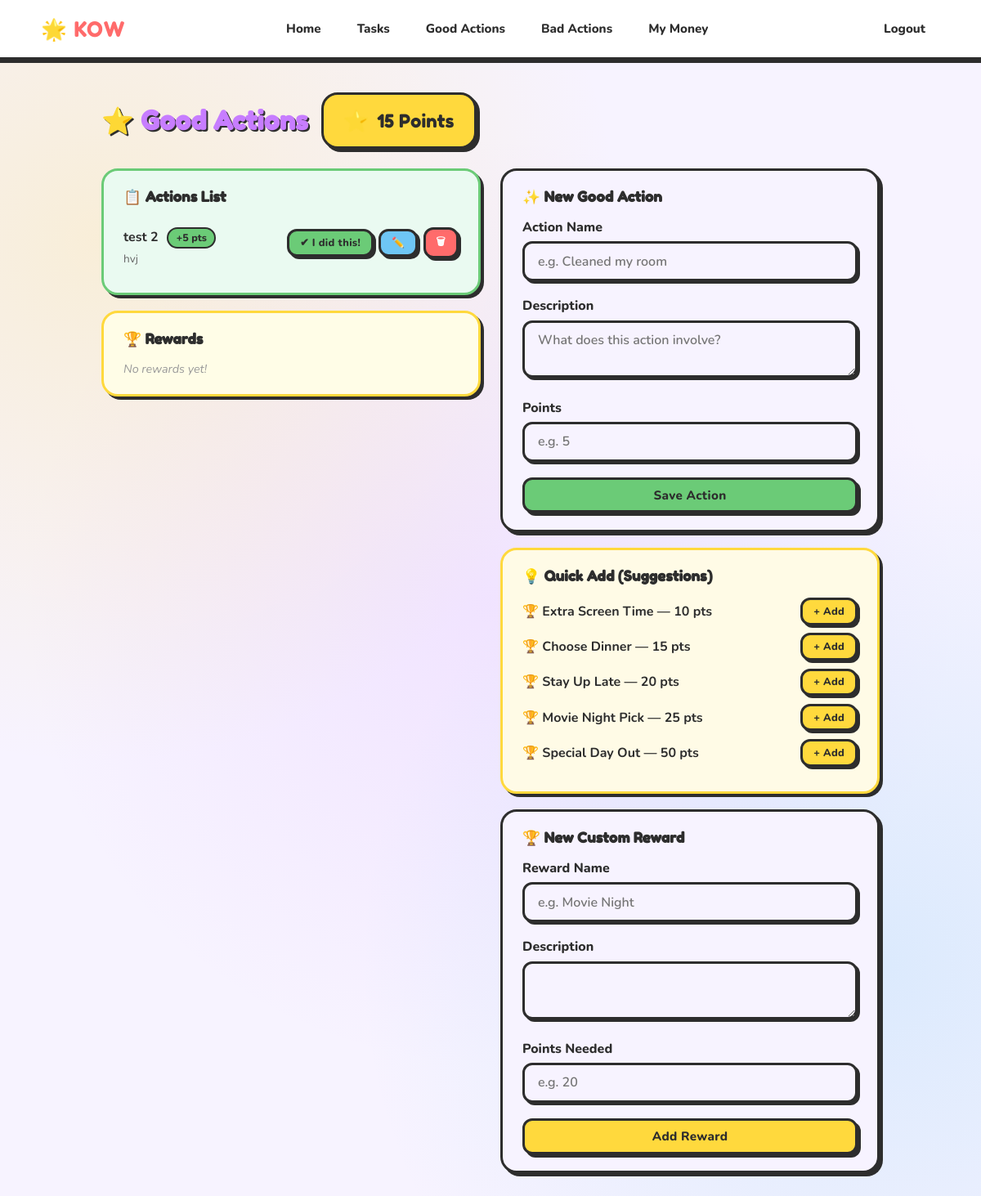
Page /goodactions (signed in) on the earlier database version.
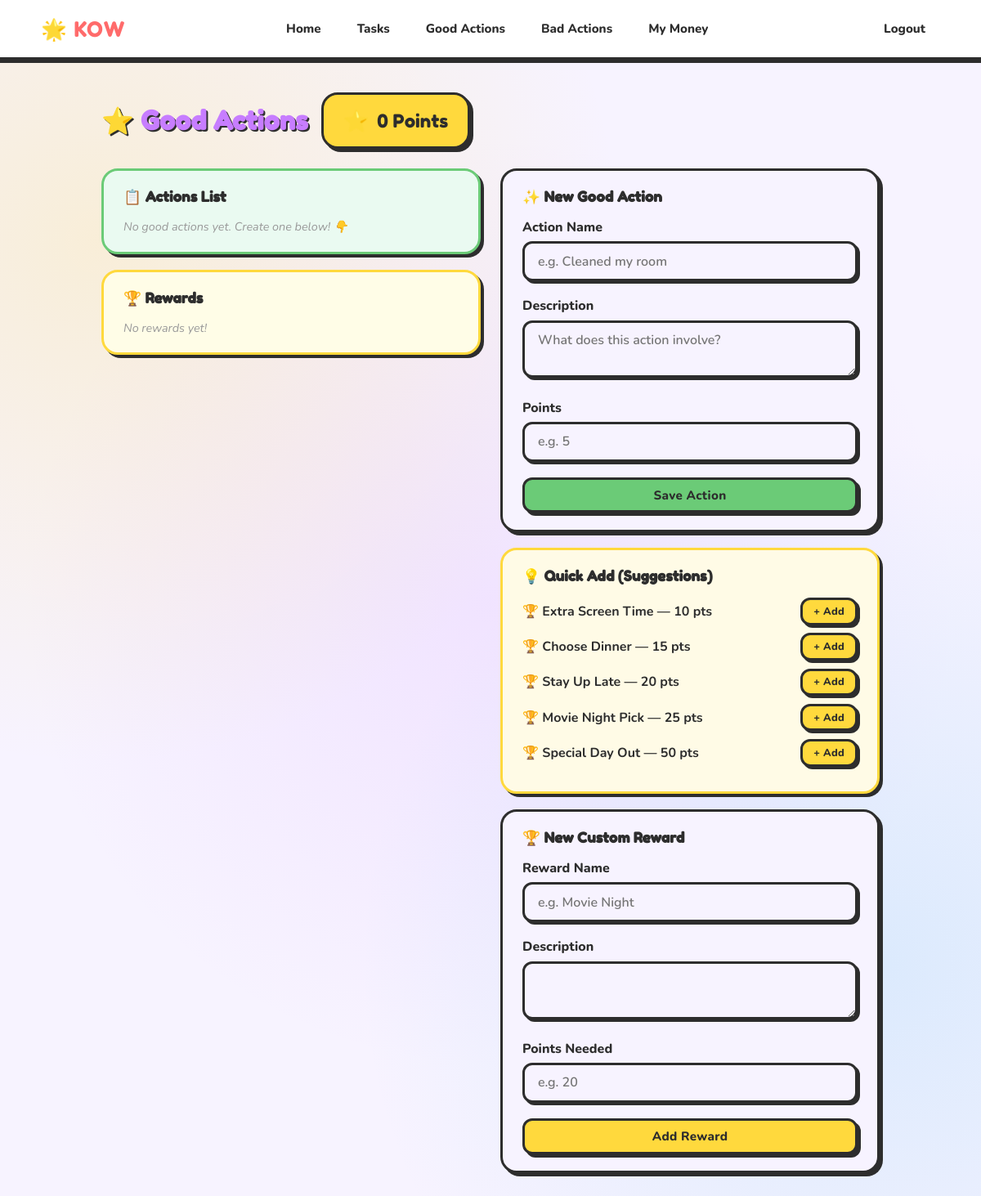
Same page on the later database version.
### app/models.py (models this page shows, shortened)
class User(db.Model, UserMixin):
    __tablename__ = 'user'
    id = db.Column(db.Integer, primary_key=True)
    username = db.Column(db.String(20), unique=True, nullable=False)
    email = db.Column(db.String(120), unique=True, nullable=False)
    image_file = db.Column(db.String(20), nullable=False, default='default.jpg')
    password = db.Column(db.String(60), nullable=False)
    role = db.Column(db.String(10), nullable=False, default='child')  # 'parent' or 'child'
    parent_id = db.Column(db.Integer, db.ForeignKey('user.id'), nullable=True)
    points = db.Column(db.Integer, nullable=False, default=0)
    crosses = db.Column(db.Integer, nullable=False, default=0)
    tasks = db.relationship('Task', backref='user', lazy=True)

class GoodAction(db.Model):
    __tablename__ = 'good_action'
    id = db.Column(db.Integer, primary_key=True)
    parent_id = db.Column(db.Integer, db.ForeignKey('user.id'), nullable=False)
    name = db.Column(db.String(100), nullable=False)
    description = db.Column(db.String(255), default="")
    points_value = db.Column(db.Integer, nullable=False, default=1)

### app/routes.py (the view)
@app.route("/goodactions")
@login_required
def goodactions():
    actions = get_good_actions(current_user.id)
    rewards = get_rewards(current_user.id)
    form = GoodActionForm()
    reward_form = RewardForm()
    return render_template("goodactions.html",
                           actions=actions, rewards=rewards,
                           form=form, reward_form=reward_form,
                           predefined_rewards=PREDEFINED_REWARDS)

### app/forms.py
class GoodActionForm(FlaskForm):
    name = StringField('Action Name', validators=[DataRequired(), Length(max=100)])
    description = TextAreaField('Description', validators=[Optional(), Length(max=255)])
    points_value = IntegerField('Points', validators=[DataRequired(), NumberRange(min=1, max=100)])
    submit = SubmitField('Save Action')

class RewardForm(FlaskForm):
    name = StringField('Reward Name', validators=[DataRequired(), Length(max=100)])
    description = TextAreaField('Description', validators=[Optional(), Length(max=255)])
    points_threshold = IntegerField('Points Needed', validators=[DataRequired(), NumberRange(min=1)])
    submit = SubmitField('Add Reward')

### app/goodact.py (called while the page is built)
def get_good_actions(parent_id):
    return GoodAction.query.filter_by(parent_id=parent_id).all()

def get_rewards(parent_id):
    return Reward.query.filter_by(parent_id=parent_id).all()

### app/models.py (called while the page is built)
@login_manager.user_loader
def load_user(user_id):
    return User.query.get(int(user_id))

### app/templates/goodactions.html (shortened to what the changed rows need)
<!DOCTYPE html>
<html lang="en">
<head>
  <link rel="stylesheet" href="{{ url_for('static', filename='kids.css') }}">
</head>
<body>
  <main role="main" class="container">
    <div style="display:flex; align-items:center; gap:1rem; flex-wrap:wrap; margin-bottom:1.5rem;">
      <h2 style="margin:0;">⭐ Good Actions</h2>
      <span class="points-banner" style="margin:0;"><span class="icon">⭐</span> {{ current_user.points }} Points</span>
    </div>
    <div class="two-col-layout">
      <div>
        <div class="section-card green-card">
          <h3 class="section-title">📋 Actions List</h3>
          {% if actions %}
            {% for action in actions %}
              <div class="action-item">
                <div class="action-info">
                  <strong>{{ action.name }}</strong>
                  <span class="action-badge good-badge">+{{ action.points_value }} pts</span>
                  {% if action.description %}
                    <p class="action-desc">{{ action.description }}</p>
                  {% endif %}
                </div>
                <div class="action-btns">
                  <form method="POST" action="{{ url_for('award_goodaction', action_id=action.id) }}" style="margin:0;">
                    <button type="submit" class="btn btn-sm btn-success">✔ I did this!</button>
                  </form>
                  <a href="{{ url_for('edit_goodaction', action_id=action.id) }}" class="btn btn-sm btn-primary">✏️</a>
                  <form method="POST" action="{{ url_for('delete_goodaction', action_id=action.id) }}"
                        style="margin:0;" onsubmit="return confirm('Delete this action?');">
                    <button type="submit" class="btn btn-sm btn-danger">🗑</button>
                  </form>
                </div>
              </div>
            {% endfor %}
          {% else %}
            <p class="empty-msg">No good actions yet. Create one below! 👇</p>
          {% endif %}
        </div>
      </div>
      <div>
        <div class="section-card" style="margin-top:1.2rem; background:#fffbe6; border-color:#FFD93D;">
          {% for p in predefined_rewards %}
            <div style="display:flex; justify-content:space-between; align-items:center; margin-bottom:0.6rem;">
              <span style="font-weight:700;">🏆 {{ p.name }} — {{ p.points_threshold }} pts</span>
              <form method="POST" action="{{ url_for('create_reward_route') }}" style="margin:0;">
                <button type="submit" class="btn btn-sm btn-warning">+ Add</button>
              </form>
            </div>
          {% endfor %}
        </div>
      </div>
    </div>
  </main>
</body>
</html>

Differences in the rows shown:
removed GoodAction: name "test 2", points_value "5", description "hvj"
changed User: points "15" → "0"
Other differences:
text now shown: "No good actions yet. Create one below! 👇"
